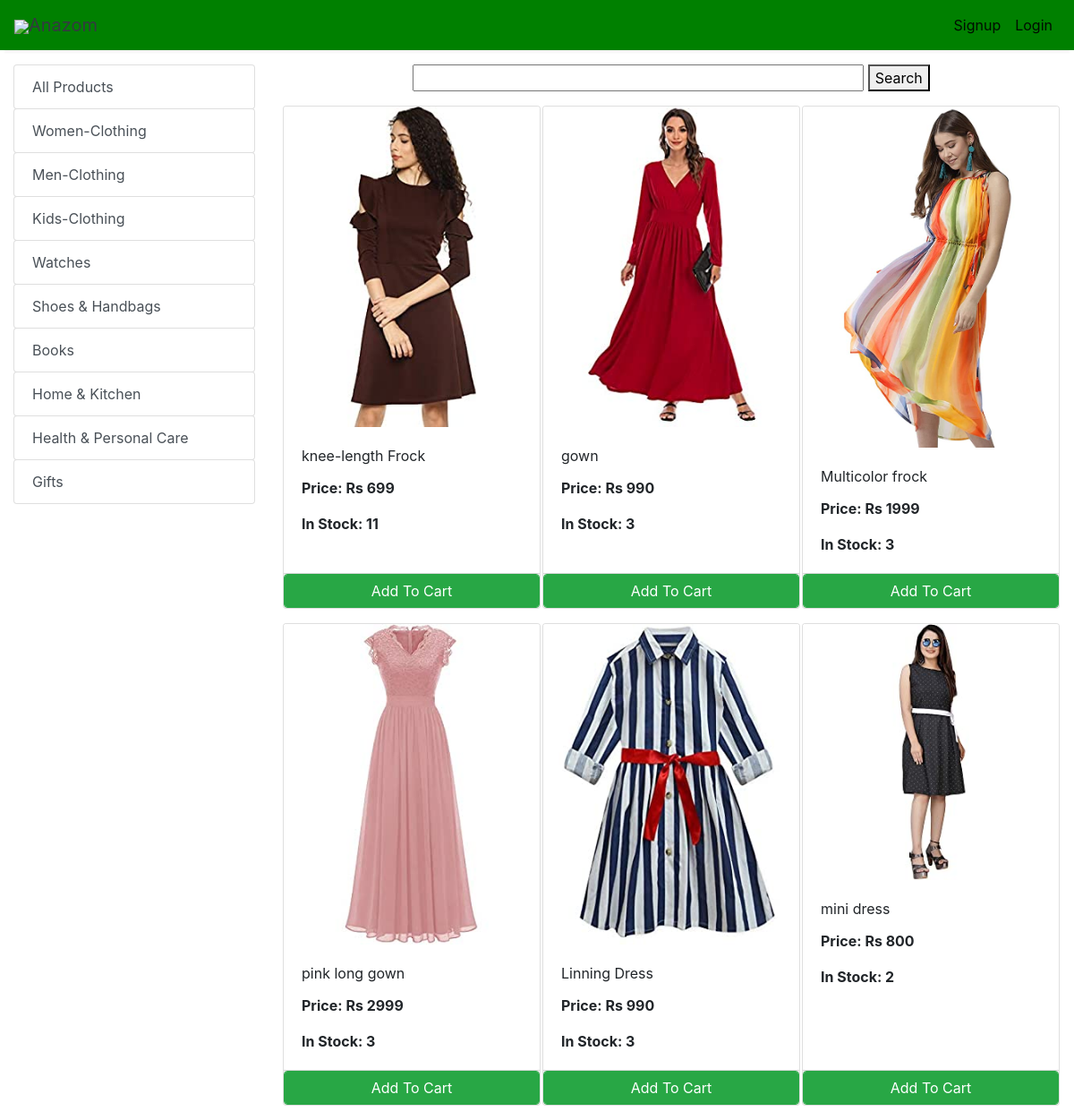
Screenshot of /store?category=22 with the database file from the repository.
### store/models/category.py (models this page shows, shortened)
class Category(models.Model):
    name= models.CharField(max_length=50)
    @staticmethod
    def get_all_categories():
        return Category.objects.all()

### store/models/product.py (models this page shows, shortened)
class Products(models.Model):
    name = models.CharField(max_length=60)
    price= models.IntegerField(default=0)
    category= models.ForeignKey(Category,on_delete=models.CASCADE,default=1 )
    description= models.CharField(max_length=250, default='', blank=True, null= True)
    image= models.ImageField(upload_to='uploads/products/')
    seller = models.EmailField()
    quantity = models.IntegerField(default=0)
    @staticmethod
    def get_all_products_by_categoryid(category_id):
        if category_id:
            return Products.objects.filter (category=category_id)
        else:
            return Products.get_all_products();

### store/views/home.py (the view)
# urls.py: path('' , include('store.urls'))
def store(request):
    cart = request.session.get('cart')
    if not cart:
        request.session['cart'] = {}
    products = None
    categories = Category.get_all_categories()
    categoryID = request.GET.get('category')
    if categoryID:
        products = Products.get_all_products_by_categoryid(categoryID)
    else:
        products = Products.get_all_products();
    data = {}
    data['products'] = products
    data['categories'] = categories
    print('you are : ', request.session.get('email'))
    return render(request, 'index.html', data)

### store/templatetags/cart.py (called while the page is built)
@register.filter (name='is_in_cart')
def is_in_cart(product, cart):
    keys = cart.keys ()
    for id in keys:
        if int (id) == product.id:
            return True
    return False;

### store/templatetags/custom_filter.py (called while the page is built)
@register.filter(name='currency')
def currency(number):
    return "Rs "+str(number)

### store/templates/index.html (shortened to what this page needs)
{% extends 'base.html' %}
{% block content %}
{% load cart %}
{% load custom_filter %}
<div class="container-fluid mt-3">
	<div class="row">
		<div class="col-lg-3 mx-auto">
			<div class="list-group">
				<a href="/store" class="list-group-item list-group-item-action btn btn-outline-success">All Products</a>
				{% for category in categories %}
				<a href="/store?category={{category.id}}"
					class="list-group-item list-group-item-action btn btn-outline-success ">{{category.name}}</a>
				{% endfor %}
			</div>
		</div>
		<div id='products' class="col-lg-9 mx-auto">
			<form action="/find" method="POST">
				<div class="text-center col">
					<input type="text" name="item"
					 id="" placeholder="" style="width:60%">
					<button type="submit">Search</button>
				</div>
			</form>
			<div class="row mx-auto">
				{% for product in products %}
				<div class="card mx-auto mb-3" id={{product.id}} style="width: 18rem;">
					<img class="card-img-top" src="{{product.image.url}}" alt="Card image cap">
					<div class="card-body">
						<p class="card-title">{{product.name}}</p>
						<p class="card-text"><b>Price: {{product.price|currency}}</b></p>
						<p class="card-text"><b>In Stock: {{product.quantity}}</b></p>
					</div>
					<div class="card-footer p-0 no-gutters">
						{% if product|is_in_cart:request.session.cart %}
						<div class="row no-gutters">
							<form action="/#{{product.id}}" class="col-2 " method="post">
								{% csrf_token %}
								<input hidden type="text" name='product' value='{{product.id}}'>
								<input hidden type="text" name='remove' value='True'>
								<input type="submit" value=" - " class="btn btn-block btn-success border-right">
							</form>
							<div class="text-center col btn btn-success">{{product|cart_quantity:request.session.cart}} in Cart</div>
							<form action="/#{{product.id}}" class="col-2 " method="post">
								{% csrf_token %}
								<input hidden type="text" name='product' value='{{product.id}}'>
								<input type="submit" value=" + " class="btn btn-block btn-success border-left">
							</form>
						</div>
						{% else %}
						<form action="/#{{product.id}}" method="POST" class="btn-block">
							<input type="submit" class="float-right btn btn-success form-control"
								value="Add To Cart">
						</form>
						{% endif %}
					</div>
				</div>
				{% endfor %}
			</div>
		</div>
	</div>
</div>
{% endblock %}

### rows the page displays
Category: name "Women-Clothing"
Category: name "Men-Clothing"
Category: name "Kids-Clothing"
Category: name "Watches"
Category: name "Shoes & Handbags"
Category: name "Books"
Category: name "Home & Kitchen"
Category: name "Health & Personal Care"
Category: name "Gifts"
Products: image (picture), name "knee-length Frock", price "Rs 699", quantity "11"
Products: image (picture), name "gown", price "Rs 990", quantity "3"
Products: image (picture), name "Multicolor frock", price "Rs 1999", quantity "3"
Products: image (picture), name "pink long gown", price "Rs 2999", quantity "3"
Products: image (picture), name "Linning Dress", price "Rs 990", quantity "3"
Products: image (picture), name "mini dress", price "Rs 800", quantity "2"
